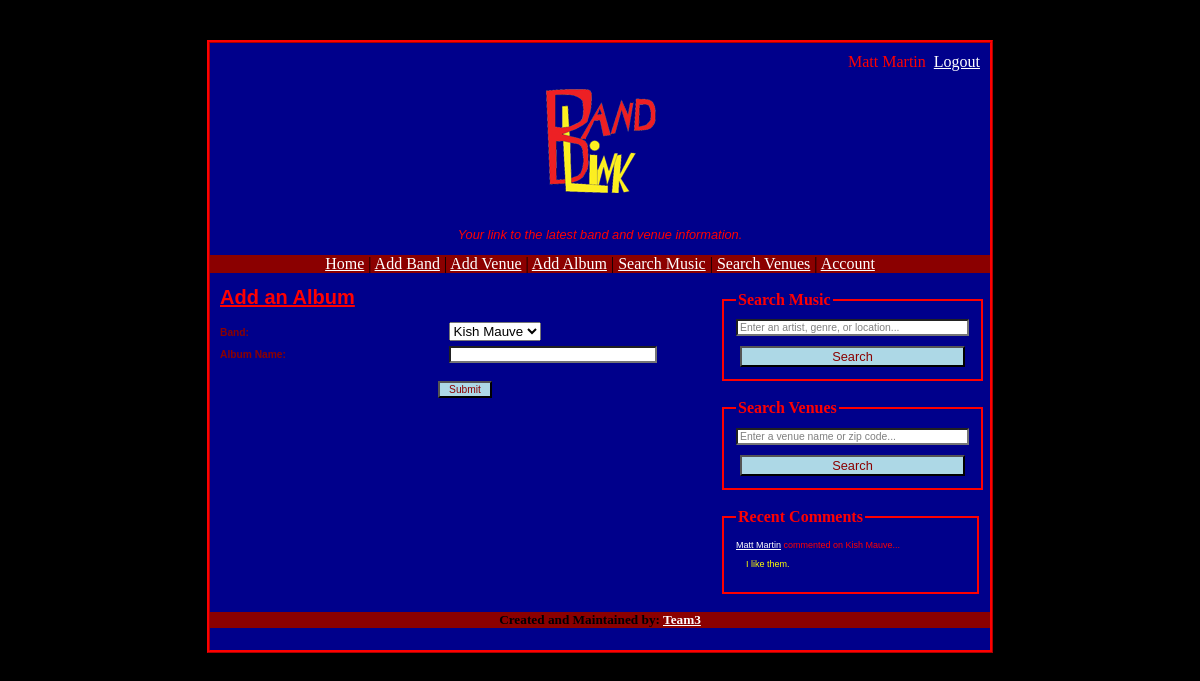
Screenshot of /addAlbum.php (signed in) with the database file from the repository.
### tables this page shows
CREATE TABLE IF NOT EXISTS `comments` (
  `id` int(11) NOT NULL AUTO_INCREMENT,
  `comment` blob NOT NULL,
  `date` date NOT NULL,
  `time` time NOT NULL,
  `reply` int(11) NOT NULL,
  `email` varchar(50) NOT NULL,
  `band_id` int(11) NOT NULL,
  `venue_id` int(11) NOT NULL,
  `track_id` int(11) NOT NULL,
  `album_id` int(11) NOT NULL,
  PRIMARY KEY (`id`),
  KEY `email` (`email`),
  KEY `band_id` (`band_id`),
  KEY `venue_id` (`venue_id`),
  KEY `track_id` (`track_id`),
  KEY `album_id` (`album_id`)
);

CREATE TABLE IF NOT EXISTS `users` (
  `name` varchar(40) NOT NULL,
  `email` varchar(50) NOT NULL,
  `password` varchar(100) NOT NULL,
  `admin` tinyint(4) NOT NULL,
  PRIMARY KEY (`email`)
);

CREATE TABLE IF NOT EXISTS `band` (
  `band_id` int(11) NOT NULL AUTO_INCREMENT,
  `bandName` varchar(30) NOT NULL,
  `bandCity` varchar(40) NOT NULL,
  `bandState` varchar(25) NOT NULL,
  `bandDescription` blob NOT NULL,
  `bandPhoto` varchar(100) NOT NULL,
  PRIMARY KEY (`band_id`),
  KEY `band_index` (`bandName`)
);

### session.php (called while the page is built, shortened)
<?php
$logged_in = isset($_SESSION['email']);
?>

### addAlbum.php (the view, shortened to what this page needs)
<?php
include("session.php");
include("db_connect.php");
?>
<!DOCTYPE html PUBLIC "-//W3C//DTD XHTML 1.0 Transitional//EN"
  "http://www.w3.org/TR/xhtml1/DTD/xhtml1-transitional.dtd">
<html xmlns="http://www.w3.org/1999/xhtml" xml:lang="en" lang="en">
<head>
  <link rel="stylesheet" type="text/css" href="style.css" />
</head>
<body>
<div id="wrap">
<?php include("header.php"); ?>
<div id="main">
  <h1><u>Add an Album</u></h1>
	<?php
	$band = $_GET['band'];
	$name = $_GET['name'];
	if ($logged_in) echo "<form method='post' action='newalbum.php'>";
	echo "<p>";
	echo "<label for='band'>Band:</label> ";
	echo "<select name='band'>";
	$result = mysqli_query($db, "SELECT * FROM band");
	while ($row = mysqli_fetch_assoc($result))
	{
		echo "<option value='".$row['band_id']."'";
		if ($row['band_id'] == $band) echo " selected";
		echo ">".$row['bandName']."</option>";
	}
	echo "</select>";
	echo "<br />\n<label for='name'>Album Name:</label> ";
	echo "<input name='name' type='text' value='$name' />";
	echo "<p><input style='display:block; margin-left:auto; margin-right:auto;' type='submit' ";
	echo "value=' Submit ' /></p></form>";
	?>
</div>
 <?php include("projectSideBar.php"); ?>
</body>
</html>

### projectSideBar.php (shortened to what this page needs)
<?php
function search_panel($title, $id, $action, $msg)
{
	$style = "style=\"width:225px; display:block; margin-left:auto; margin-right:auto; color:gray; font-size:0.65em;\"";
	$on_focus = "onFocus=\"if (this.value == '$msg') { this.value = ''; } this.style.color = 'black';\"";
	$on_blur = "onBlur=\"if (this.value == '') { this.value = '$msg'; this.style.color = 'gray'; }\"";
	$searchbox = "<input $style $on_focus $on_blur id=\"$id\" name=\"q\" type=\"text\" value=\"$msg\" />";
	$style = "style=\"width:225px; display:block; margin:10px auto 2px auto;\"";
	$button = "<input $style type=\"submit\" value=\" Search \" />";
	$search_panel = "<br />\n";
	$search_panel .= "<fieldset style=\"border:2px solid red;\">\n";
	$search_panel .= "<legend style=\"color:red; font-weight:bold;\">$title</legend>\n";
	$search_panel .= "<form onSubmit=\"if (this.q.value == '$msg') this.q.value = ''\" ";
	$search_panel .= "method=\"get\" action=\"$action\">\n";
	$search_panel .= "$searchbox\n$button\n";
	$search_panel .= "</form>\n";
	$search_panel .= "</fieldset>\n";
	return $search_panel;
}
function recent_comments($num_comments)
{
	include("db_connect.php");
	$recent_comments = "<br />\n<fieldset style=\"border:2px solid red;\">\n";;
	$recent_comments .= "<legend style=\"color:red; font-weight:bold;\">Recent Comments</legend>\n";
	$query = "SELECT a.*, b.name FROM comments AS a NATURAL JOIN users AS b ORDER BY a.id DESC LIMIT $num_comments";
	$result = mysqli_query($db, $query);
	while ($row = mysqli_fetch_assoc($result))
	{
		$count = 0;
		$band = $row['band_id'];
		$venue = $row['venue_id'];
		$exists = false;
		if (!empty($band))
		{
			$result2 = mysqli_query($db, "SELECT * FROM band WHERE band_id = '$band'");
			while ($row2 = mysqli_fetch_assoc($result2))
			{
				$name = $row2['bandName'];
				$exists = true;
			}
		}
		if ($exists)
		{
			$recent_comments .= "<p style='font-size:xx-small;'><a href='comments.php?";
			if (!empty($band)) $recent_comments .= "band=$band";
			else if (!empty($venue)) $recent_comments .=  "venue=$venue";
			$recent_comments .=  "#".$row['id']."'>".$row['name']."</a> commented on $name";
			$recent_comments .=  "...<p style='width:219px; margin-left:10px; color:yellow; font-size:xx-small;'>\n";
			$recent_comments .= $row['comment']."\n</p>\n</p>\n";
		}
	}
	$recent_comments .= "</fieldset>\n";
	return $recent_comments;
}
echo "<div id=\"sidebar\">\n";
echo search_panel("Search Music", "searchBand", "musicsearch.php", "Enter an artist, genre, or location...");
echo search_panel("Search Venues", "searchVenue", "venuesearch.php", "Enter a venue name or zip code...");
echo recent_comments(5);
echo "<br /></div>\n";
?>

### style.css (style rules this page uses)
form label { display: inline-block; width: 225px; font-weight: bold; }
body { padding: 0; margin: 0; background-color: black; background-repeat: repeat-x; color: #000; text-align: center; }
A:link { color: white; }
#wrap { border-style: ridge; border-color: Red; width: 780px; margin-top: 40px; margin-right: auto; margin-left: auto; margin-bottom:40px; background: darkblue; }
#main { float: left; width: 490px; text-align: left; padding-left: 10px; background-color: darkblue; }
#sidebar { float: right; width: 250px; background: darkblue; text-align: left; padding-left: 10px; margin-right: 20px; }
#footer { clear: both; background: darkred; }
h1 { color: red; background-color: transparent; font-family: "Lucida Sans Unicode", "Lucida Grande", Sans-Serif; font-size: 20px; }
label { color: darkred; background-color: transparent; font-family: "Lucida Sans Unicode", "Lucida Grande", Sans-Serif; font-size: 0.8em; }
p { color: red; background-color: transparent; font-family: "Lucida Sans Unicode", "Lucida Grande", Sans-Serif; font-size: 0.8em; }
input { color: #039; background-color: transparent; font-family: "Lucida Sans Unicode", "Lucida Grande", Sans-Serif; font-size: 0.8em; }
input[type=text] { margin-top: 5px; margin-bottom: 5px; background-color: white; color: black; width: 200px; }
input[type=submit] { background-color: lightblue; color: darkred; }

### rows the page displays
comments: users.name "Matt Martin", band.bandName "Kish Mauve", comment "I like them."

### other values shown
$_SESSION['name'] "Matt Martin"
$title "Search Music Search Venues"
form field band "Kish Mauve"
